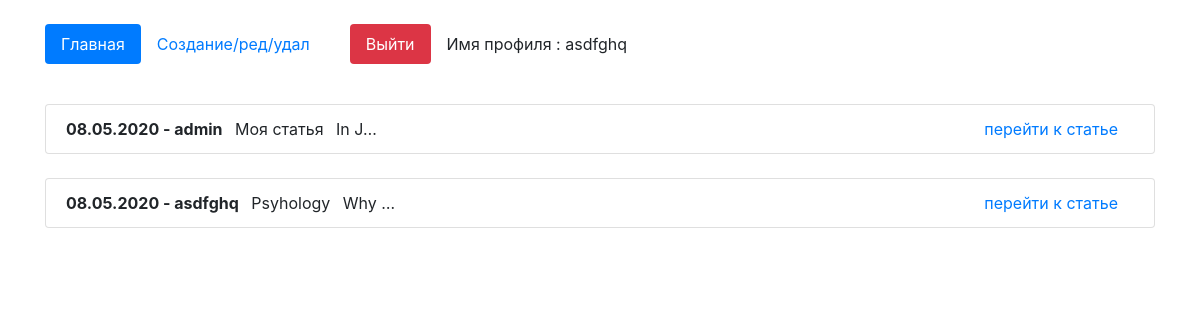
Screenshot of / (signed in) with the database file from the repository.
### core/models.py (models this page shows, shortened)
class Articles(models.Model):
    author = models.ForeignKey(User, on_delete = models.CASCADE, verbose_name='Владелец статьи', blank = True, null = True )
    create_date = models.DateTimeField(auto_now=True)
    name = models.CharField(max_length=200, verbose_name='Название')
    text = models.TextField(verbose_name='Текст')
    class Meta:
        verbose_name='Статью'
        verbose_name_plural='Статьи'

### core/views.py (the view)
# urls.py: path('', views.HomeListView.as_view(), name='home'),
class HomeListView(ListView):
    model = Articles
    template_name = 'index.html'
    context_object_name = 'list_articles'

### core/templates/index.html (shortened to what this page needs)
<!doctype html>
<html lang="en">
   <head>
      <link rel="stylesheet" href="https://stackpath.bootstrapcdn.com/bootstrap/4.4.1/css/bootstrap.min.css">
   </head>
   <body>
      <div class="container mt-4">
         <ul class="nav nav-pills">
            <li class="nav-item">
               {% url 'home' as url_home %}
               <a class="nav-link {% if url_home == request.path %}active{% endif %}" href="{{url_home}}">Главная</a>
            </li>
            <li class="nav-item">
               {% url 'edit_page' as url_edit_page %}
               <a class="nav-link {% if url_edit_page == request.path %}active{% endif %}" href="{{url_edit_page}}">Создание/ред/удал</a>
            </li>
            {% if request.user.is_authenticated %}
            <li class="nav-item">
             {% url 'logout_page' as url_logout_page %}
               <a class="nav-link btn-danger ml-4 " href="{{url_logout_page}}">Выйти</a>
            </li>
            {% endif %}
            <li class="nav-item">
           <p class="nav-link ml-auto">Имя профиля : {{request.user}}</p>
          </li>
         </ul>
         {% block content %}
         {% for i in list_articles %}
         <ul class="list-group mt-4">
            <li class="list-group-item">
               <b>{{i.create_date|date:'d.m.Y'}} - {{i.author}}</b>
               <span class="m-2">{{i.name}}</span>
               <span>{{i.text|truncatechars:"5"}}</span>
               <span class="float-right mr-3"><a href="/detail/{{i.id}}">перейти к статье</a></span>
            </li>
         </ul>
         {% endfor %}
         {% endblock %}
      </div>
   </body>
</html>

### rows the page displays
Articles: create_date "08.05.2020", author "admin", name "Моя статья", text "In J…"
Articles: create_date "08.05.2020", author "asdfghq", name "Psyhology", text "Why …"

### other values shown
{{ request.user }} "asdfghq"
